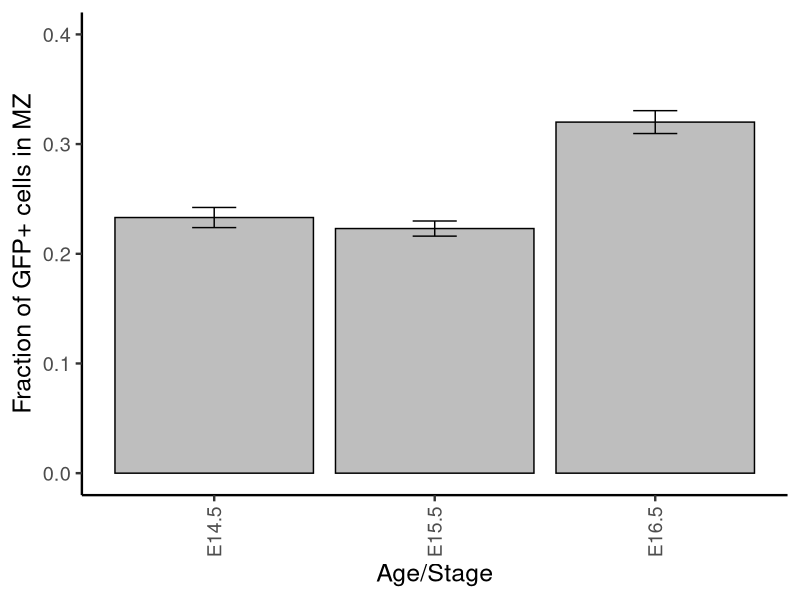
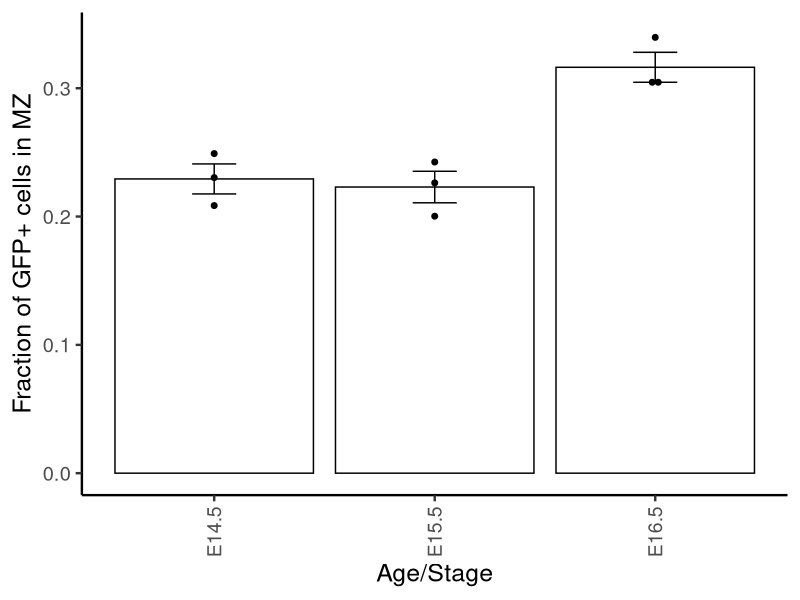

These figures' R source, in order:
library (plotrix) 
library (ggplot2) 
library (plyr)
library(scales)
#setworking directory
DATA <-read.csv("E14to16vgat.csv", header = TRUE) #reading in raw data

#data graphing order
DATA$Age <- factor(DATA$Age, levels = c("E14.5", "E15.5", "E16.5"))
#calculating density of cell per tisuee area
mmB1 <- ddply(DATA,.(imagename, Brainno, Age), summarise, d_gfp = sum(GFP)/sum(Areamm2))
#summation of total GFP cell per image
mm1<- ddply(DATA, .(imagename), summarise, GFPt= sum(GFP)) 
mm2 <-merge (mm1, DATA)#merging 2 dataframes
data2 <- mm2[mm2$Region%in%c("MZ"),] #subsetting data
mm3<- ddply(data2, .(imagename, Age, Brainno), summarise, Mzf= (GFP/GFPt)) 
mm4<- ddply(mm3, .(Age, Brainno), summarise, m_Mzf= mean(Mzf), se = std.error(Mzf))
mm5<- ddply(mm3, .(Age), summarise, bm_Mzf= mean(Mzf), se = std.error(Mzf)) 

#plotting of data

gp1 <- ggplot(mm5, aes(x = factor(Age), y = bm_Mzf)) + 
  geom_bar(stat = "identity", colour = "black", fill = "gray") + 
  geom_errorbar(aes(ymin=bm_Mzf-se, ymax=bm_Mzf+se),
                width=.2,colour="black",  # Width of the error bars
                position=position_dodge(0.8)) +
  scale_y_continuous(limits = c(0,0.4)) +
  theme_classic (base_size = 18) +
  theme(axis.text.x= element_text(angle=90, vjust=0.5, size=14)) + 
  labs (x = 'Age/Stage', y = 'Fraction of GFP+ cells in MZ') 

#figure 1D dotplot
gp2<- ggplot(mm4, aes(y=m_Mzf, x=Age))+
  stat_summary_bin(aes(y = m_Mzf), fun.y = "mean", geom = "bar", color = "black", fill = "white")+
  stat_summary(fun.data = mean_se, geom = "errorbar", width = 0.2, color = "black")+
  geom_dotplot(binaxis="y",stackdir="center",dotsize=1)+
  theme_classic (base_size = 18) +
  theme(axis.text.x= element_text(angle=90, vjust=0.5, size=14)) + 
  labs (x = 'Age/Stage', y = 'Fraction of GFP+ cells in MZ')
